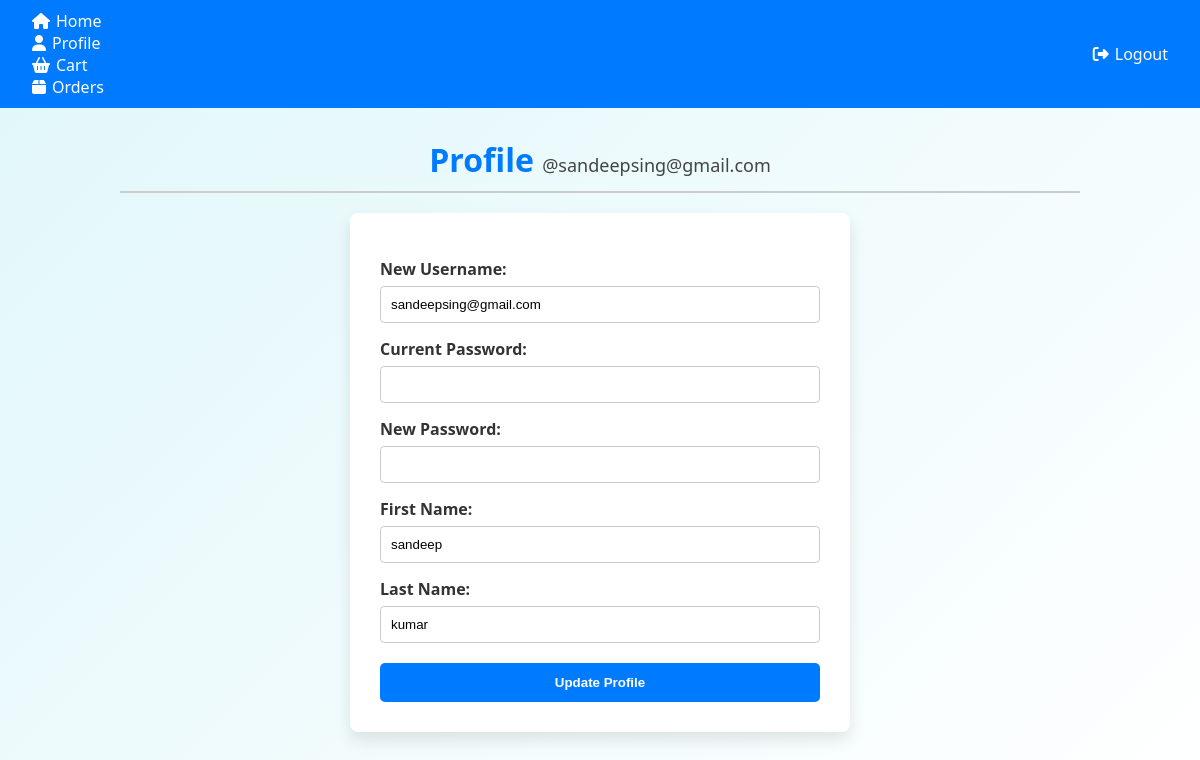
The page /profile (signed in) on the database its author committed.
### main.py (models this page shows)
class User(db.Model):
    user_id = db.Column(db.Integer, primary_key=True)
    username = db.Column(db.String(50), unique=True, nullable=False)
    password = db.Column(db.String(50), nullable=False)
    f_name = db.Column(db.String(70), nullable=True)
    l_name=db.Column(db.String(70),nullable=True)
    is_admin=db.Column(db.Boolean,nullable=False,default=False)

### main.py (the view, shortened to what this page needs)
@app.route('/profile',methods=['GET','POST'])
def Profile():
    if request.method=='GET':
        if 'user_id' not in session:
           return render_template('not_login.html')
        user = User.query.filter_by(user_id=session['user_id']).first()
        return render_template('profile.html',user=user)

### templates/profile.html (shortened to what this page needs)
<!DOCTYPE html>
<html lang="en">
<head>
    <link rel="stylesheet" href="https://cdnjs.cloudflare.com/ajax/libs/font-awesome/6.5.0/css/all.min.css" />
</head>
<body>
    <div class="navbar">
        <div>
            <a href="/"><i class="fas fa-home"></i> Home</a>
            <a href="/profile"><i class="fas fa-user"></i> Profile</a>
            {% if not user.is_admin %}
                <a href="/cart"><i class="fas fa-shopping-basket"></i> Cart</a>
                <a href="/orders"><i class="fas fa-box"></i> Orders</a>
            {% endif %}
        </div>
        <div>
            <a href="/logout"><i class="fas fa-sign-out-alt"></i> Logout</a>
        </div>
    </div>
    <h1>Profile <span class="username-display">@{{ user.username }}</span></h1>
    <hr>
    <form method="POST">
        <label for="username">New Username:</label>
        <input type="text" id="username" name="username" required value="{{ user.username }}">
        <label for="cpassword">Current Password:</label>
        <input type="password" id="cpassword" name="cpassword" required>
        <label for="password">New Password:</label>
        <input type="password" id="password" name="password" required>
        <label for="f_name">First Name:</label>
        <input type="text" id="f_name" name="f_name" required value="{{ user.f_name }}">
        <label for="l_name">Last Name:</label>
        <input type="text" id="l_name" name="l_name" required value="{{ user.l_name }}">
        <input type="submit" value="Update Profile">
    </form>
</body>
</html>

### templates/profile.html (style rules this page uses)
* { margin: 0; padding: 0; box-sizing: border-box; }
body { font-family: 'Segoe UI', Tahoma, Geneva, Verdana, sans-serif; background: linear-gradient(135deg, #e0f7fa, #fff); min-height: 100vh; }
.navbar { background-color: #007BFF; padding: 10px 20px; display: flex; justify-content: space-between; align-items: center; position: sticky; top: 0; z-index: 1000; }
.navbar a { color: white; text-decoration: none; margin: 0 12px; font-size: 16px; display: flex; align-items: center; }
.navbar a i { margin-right: 6px; }
h1 { margin: 30px 0 10px; text-align: center; color: #007BFF; }
hr { width: 80%; margin: 10px auto 20px; border: 1px solid #ccc; }
form { max-width: 500px; margin: auto; background-color: #ffffff; padding: 30px; border-radius: 8px; box-shadow: 0 8px 16px rgba(0, 0, 0, 0.1); }
label { font-weight: bold; display: block; margin-top: 15px; color: #333; }
input[type="text"], input[type="password"] { width: 100%; padding: 10px; margin-top: 6px; border: 1px solid #ccc; border-radius: 4px; }
input[type="submit"] { width: 100%; margin-top: 20px; padding: 12px; background-color: #007BFF; color: white; border: none; font-weight: bold; border-radius: 5px; cursor: pointer; }
.username-display { font-size: 18px; color: #444; font-weight: normal; }

### rows shown on the page
User: username "sandeepsing@gmail.com", f_name "sandeep", l_name "kumar"
